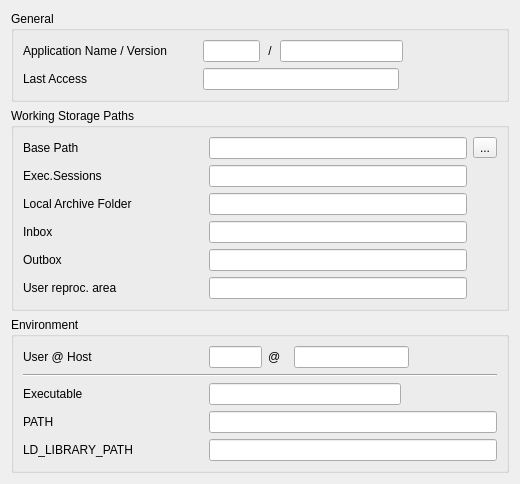
       <widget class="QWidget" name="pageGeneral">
        <layout class="QVBoxLayout" name="verticalLayout_3">
         <item>
          <widget class="QGroupBox" name="groupBox">
           <property name="title">
            <string>General</string>
           </property>
           <layout class="QVBoxLayout" name="verticalLayout_4">
            <item>
             <layout class="QHBoxLayout" name="horizontalLayout_3" stretch="10,6,1,13,10">
              <property name="spacing">
               <number>0</number>
              </property>
              <item>
               <widget class="QLabel" name="applicationNameLabel">
                <property name="minimumSize">
                 <size>
                  <width>180</width>
                  <height>0</height>
                 </size>
                </property>
                <property name="maximumSize">
                 <size>
                  <width>180</width>
                  <height>16777215</height>
                 </size>
                </property>
                <property name="text">
                 <string>Application Name / Version</string>
                </property>
               </widget>
              </item>
              <item>
               <widget class="QLineEdit" name="edAppName">
                <property name="readOnly">
                 <bool>true</bool>
                </property>
               </widget>
              </item>
              <item>
               <widget class="QLabel" name="applicationVersionLabel">
                <property name="minimumSize">
                 <size>
                  <width>20</width>
                  <height>0</height>
                 </size>
                </property>
                <property name="text">
                 <string>/</string>
                </property>
                <property name="alignment">
                 <set>Qt::AlignCenter</set>
                </property>
               </widget>
              </item>
              <item>
               <widget class="QLineEdit" name="edAppVersion">
                <property name="readOnly">
                 <bool>true</bool>
                </property>
               </widget>
              </item>
              <item>
               <spacer name="horizontalSpacer_3">
                <property name="orientation">
                 <enum>Qt::Horizontal</enum>
                </property>
                <property name="sizeHint" stdset="0">
                 <size>
                  <width>40</width>
                  <height>20</height>
                 </size>
                </property>
               </spacer>
              </item>
             </layout>
            </item>
            <item>
             <layout class="QHBoxLayout" name="horizontalLayout_5" stretch="10,20,10">
              <property name="spacing">
               <number>0</number>
              </property>
              <item>
               <widget class="QLabel" name="lastAccessLabel">
                <property name="minimumSize">
                 <size>
                  <width>180</width>
                  <height>0</height>
                 </size>
                </property>
                <property name="maximumSize">
                 <size>
                  <width>180</width>
                  <height>16777215</height>
                 </size>
                </property>
                <property name="text">
                 <string>Last Access</string>
                </property>
               </widget>
              </item>
              <item>
               <widget class="QLineEdit" name="edLastAccess">
                <property name="readOnly">
                 <bool>true</bool>
                </property>
               </widget>
              </item>
              <item>
               <spacer name="horizontalSpacer_5">
                <property name="orientation">
                 <enum>Qt::Horizontal</enum>
                </property>
                <property name="sizeHint" stdset="0">
                 <size>
                  <width>40</width>
                  <height>20</height>
                 </size>
                </property>
               </spacer>
              </item>
             </layout>
            </item>
           </layout>
          </widget>
         </item>
         <item>
          <widget class="QGroupBox" name="groupBox_7">
           <property name="title">
            <string>Working Storage Paths</string>
           </property>
           <layout class="QVBoxLayout" name="verticalLayout_26">
            <item>
             <layout class="QGridLayout" name="gridLayout_2" columnstretch="20,79,1" columnminimumwidth="0,0,0">
              <item row="0" column="2">
               <widget class="QToolButton" name="tbtnSetBasePath_2">
                <property name="text">
                 <string>...</string>
                </property>
               </widget>
              </item>
              <item row="3" column="1">
               <widget class="QLineEdit" name="nedInbox_2">
                <property name="enabled">
                 <bool>true</bool>
                </property>
                <property name="readOnly">
                 <bool>true</bool>
                </property>
               </widget>
              </item>
              <item row="5" column="0">
               <widget class="QLabel" name="label_32">
                <property name="minimumSize">
                 <size>
                  <width>180</width>
                  <height>0</height>
                 </size>
                </property>
                <property name="maximumSize">
                 <size>
                  <width>180</width>
                  <height>16777215</height>
                 </size>
                </property>
                <property name="text">
                 <string>User reproc. area</string>
                </property>
               </widget>
              </item>
              <item row="0" column="0">
               <widget class="QLabel" name="label_33">
                <property name="minimumSize">
                 <size>
                  <width>180</width>
                  <height>0</height>
                 </size>
                </property>
                <property name="maximumSize">
                 <size>
                  <width>180</width>
                  <height>16777215</height>
                 </size>
                </property>
                <property name="text">
                 <string>Base Path</string>
                </property>
               </widget>
              </item>
              <item row="0" column="1">
               <widget class="QLineEdit" name="edBasePath_2"/>
              </item>
              <item row="2" column="0">
               <widget class="QLabel" name="label_34">
                <property name="minimumSize">
                 <size>
                  <width>180</width>
                  <height>0</height>
                 </size>
                </property>
                <property name="maximumSize">
                 <size>
                  <width>180</width>
                  <height>16777215</height>
                 </size>
                </property>
                <property name="text">
                 <string>Local Archive Folder</string>
                </property>
               </widget>
              </item>
              <item row="2" column="1">
               <widget class="QLineEdit" name="nedLocalArchiveFolder_2">
                <property name="enabled">
                 <bool>true</bool>
                </property>
                <property name="readOnly">
                 <bool>true</bool>
                </property>
               </widget>
              </item>
              <item row="3" column="0">
               <widget class="QLabel" name="label_35">
                <property name="minimumSize">
                 <size>
                  <width>180</width>
                  <height>0</height>
                 </size>
                </property>
                <property name="maximumSize">
                 <size>
                  <width>180</width>
                  <height>16777215</height>
                 </size>
                </property>
                <property name="text">
                 <string>Inbox</string>
                </property>
               </widget>
              </item>
              <item row="4" column="1">
               <widget class="QLineEdit" name="nedOutbox_2">
                <property name="enabled">
                 <bool>true</bool>
                </property>
                <property name="readOnly">
                 <bool>true</bool>
                </property>
               </widget>
              </item>
              <item row="4" column="0">
               <widget class="QLabel" name="label_36">
                <property name="minimumSize">
                 <size>
                  <width>180</width>
                  <height>0</height>
                 </size>
                </property>
                <property name="maximumSize">
                 <size>
                  <width>180</width>
                  <height>16777215</height>
                 </size>
                </property>
                <property name="text">
                 <string>Outbox</string>
                </property>
               </widget>
              </item>
              <item row="5" column="1">
               <widget class="QLineEdit" name="nedUserReprocArea_2">
                <property name="enabled">
                 <bool>true</bool>
                </property>
                <property name="readOnly">
                 <bool>true</bool>
                </property>
               </widget>
              </item>
              <item row="1" column="0">
               <widget class="QLabel" name="label_37">
                <property name="minimumSize">
                 <size>
                  <width>180</width>
                  <height>0</height>
                 </size>
                </property>
                <property name="maximumSize">
                 <size>
                  <width>180</width>
                  <height>16777215</height>
                 </size>
                </property>
                <property name="text">
                 <string>Exec.Sessions</string>
                </property>
               </widget>
              </item>
              <item row="1" column="1">
               <widget class="QLineEdit" name="nedRunFolder_2">
                <property name="enabled">
                 <bool>true</bool>
                </property>
                <property name="readOnly">
                 <bool>true</bool>
                </property>
               </widget>
              </item>
             </layout>
            </item>
           </layout>
          </widget>
         </item>
         <item>
          <widget class="QGroupBox" name="groupBox_10">
           <property name="title">
            <string>Environment</string>
           </property>
           <layout class="QVBoxLayout" name="verticalLayout_29">
            <item>
             <layout class="QHBoxLayout" name="horizontalLayout_33" stretch="10,6,1,13,10">
              <item>
               <widget class="QLabel" name="lblUser">
                <property name="minimumSize">
                 <size>
                  <width>180</width>
                  <height>0</height>
                 </size>
                </property>
                <property name="maximumSize">
                 <size>
                  <width>180</width>
                  <height>16777215</height>
                 </size>
                </property>
                <property name="text">
                 <string>User @ Host</string>
                </property>
               </widget>
              </item>
              <item>
               <widget class="QLineEdit" name="edUser">
                <property name="readOnly">
                 <bool>true</bool>
                </property>
               </widget>
              </item>
              <item>
               <widget class="QLabel" name="lblUser_2">
                <property name="minimumSize">
                 <size>
                  <width>20</width>
                  <height>0</height>
                 </size>
                </property>
                <property name="maximumSize">
                 <size>
                  <width>20</width>
                  <height>16777215</height>
                 </size>
                </property>
                <property name="text">
                 <string>@</string>
                </property>
               </widget>
              </item>
              <item>
               <widget class="QLineEdit" name="edHost">
                <property name="readOnly">
                 <bool>true</bool>
                </property>
               </widget>
              </item>
              <item>
               <spacer name="horizontalSpacer_14">
                <property name="orientation">
                 <enum>Qt::Horizontal</enum>
                </property>
                <property name="sizeHint" stdset="0">
                 <size>
                  <width>40</width>
                  <height>20</height>
                 </size>
                </property>
               </spacer>
              </item>
             </layout>
            </item>
            <item>
             <widget class="Line" name="line">
              <property name="orientation">
               <enum>Qt::Horizontal</enum>
              </property>
             </widget>
            </item>
            <item>
             <layout class="QHBoxLayout" name="horizontalLayout_36" stretch="10,20,10">
              <item>
               <widget class="QLabel" name="lblExec">
                <property name="minimumSize">
                 <size>
                  <width>180</width>
                  <height>0</height>
                 </size>
                </property>
                <property name="maximumSize">
                 <size>
                  <width>180</width>
                  <height>16777215</height>
                 </size>
                </property>
                <property name="text">
                 <string>Executable</string>
                </property>
               </widget>
              </item>
              <item>
               <widget class="QLineEdit" name="edExec">
                <property name="readOnly">
                 <bool>true</bool>
                </property>
               </widget>
              </item>
              <item>
               <spacer name="horizontalSpacer_17">
                <property name="orientation">
                 <enum>Qt::Horizontal</enum>
                </property>
                <property name="sizeHint" stdset="0">
                 <size>
                  <width>40</width>
                  <height>20</height>
                 </size>
                </property>
               </spacer>
              </item>
             </layout>
            </item>
            <item>
             <layout class="QHBoxLayout" name="horizontalLayout_37" stretch="1000,2999,1">
              <item>
               <widget class="QLabel" name="lblPATH">
                <property name="minimumSize">
                 <size>
                  <width>180</width>
                  <height>0</height>
                 </size>
                </property>
                <property name="maximumSize">
                 <size>
                  <width>180</width>
                  <height>16777215</height>
                 </size>
                </property>
                <property name="text">
                 <string>PATH</string>
                </property>
               </widget>
              </item>
              <item>
               <widget class="QLineEdit" name="edPATH">
                <property name="readOnly">
                 <bool>true</bool>
                </property>
               </widget>
              </item>
              <item>
               <spacer name="horizontalSpacer_18">
                <property name="orientation">
                 <enum>Qt::Horizontal</enum>
                </property>
                <property name="sizeHint" stdset="0">
                 <size>
                  <width>40</width>
                  <height>20</height>
                 </size>
                </property>
               </spacer>
              </item>
             </layout>
            </item>
            <item>
             <layout class="QHBoxLayout" name="horizontalLayout_38" stretch="1000,2999,1">
              <item>
               <widget class="QLabel" name="lblLDPATH">
                <property name="minimumSize">
                 <size>
                  <width>180</width>
                  <height>0</height>
                 </size>
                </property>
                <property name="maximumSize">
                 <size>
                  <width>180</width>
                  <height>16777215</height>
                 </size>
                </property>
                <property name="text">
                 <string>LD_LIBRARY_PATH</string>
                </property>
               </widget>
              </item>
              <item>
               <widget class="QLineEdit" name="edLDPATH">
                <property name="readOnly">
                 <bool>true</bool>
                </property>
               </widget>
              </item>
              <item>
               <spacer name="horizontalSpacer_19">
                <property name="orientation">
                 <enum>Qt::Horizontal</enum>
                </property>
                <property name="sizeHint" stdset="0">
                 <size>
                  <width>40</width>
                  <height>20</height>
                 </size>
                </property>
               </spacer>
              </item>
             </layout>
            </item>
           </layout>
          </widget>
         </item>
        </layout>
       </widget>
